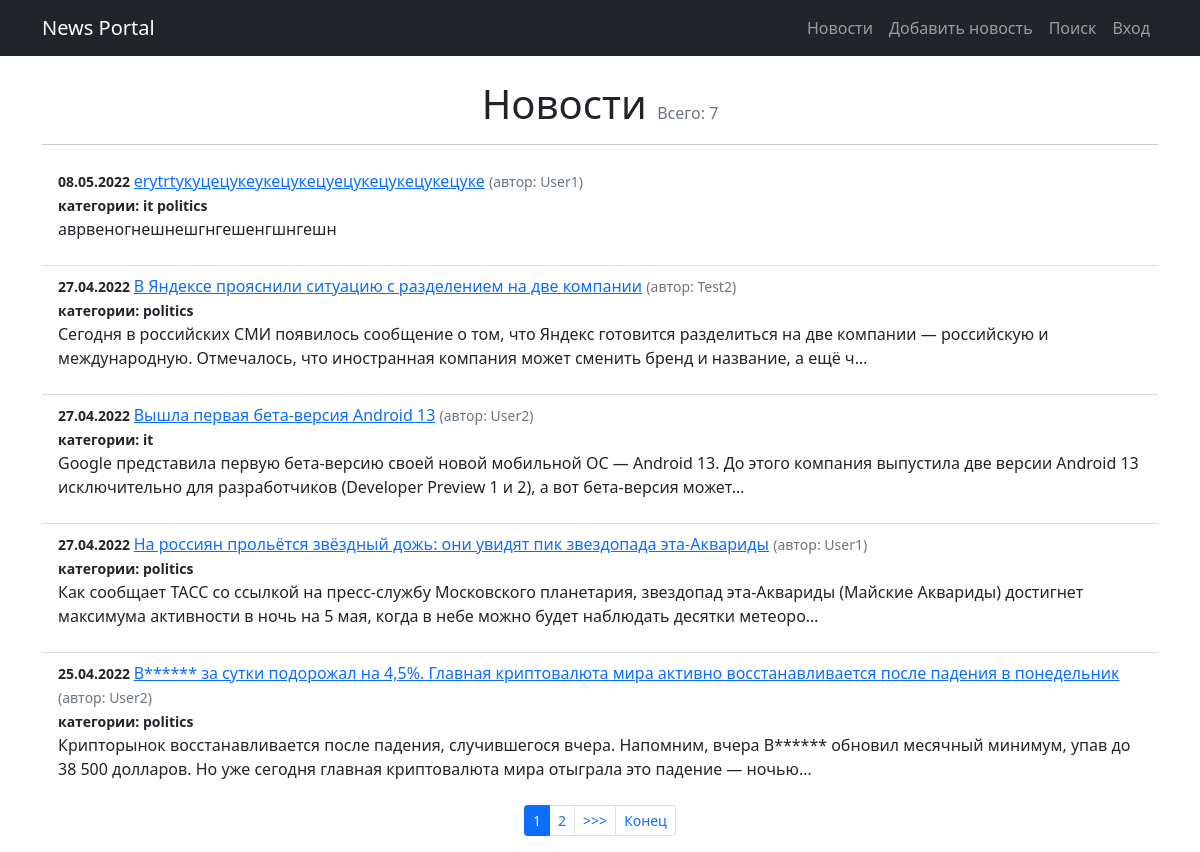
The page /news/ on the database as committed earlier.
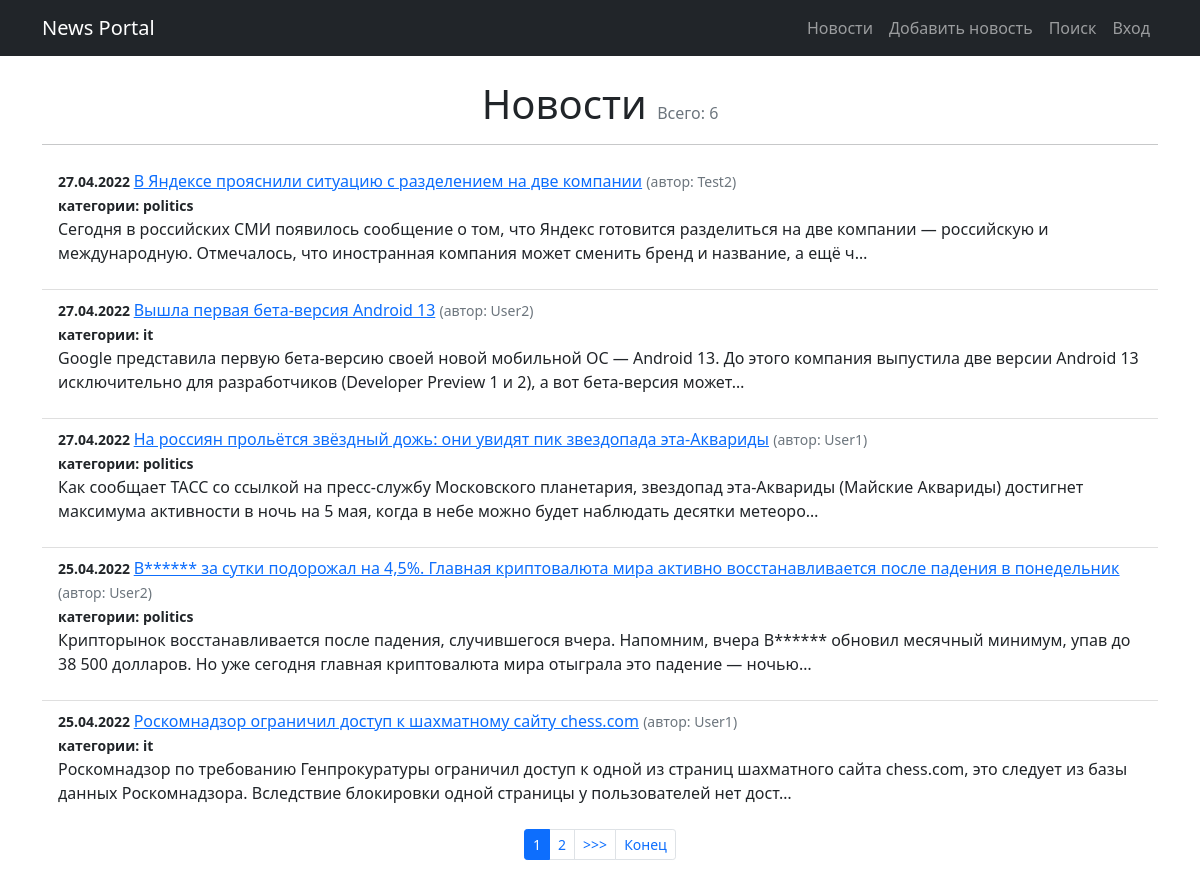
The same page on the database as committed later.
### news/models.py (models this page shows, shortened)
class Post(models.Model):
    article = 'AR'
    news = 'NW'
    POST_TYPE = [
        (article, 'статья'),
        (news, 'новость'),
    ]
    author = models.ForeignKey(Author, on_delete=models.CASCADE)
    post_type = models.CharField(
        max_length=2, choices=POST_TYPE, default=article)
    date = models.DateTimeField(auto_now_add=True)
    title = models.CharField(max_length=255)
    text = models.TextField()
    rating = models.IntegerField(default=0)
    category = models.ManyToManyField(
        Category, through='PostCategory')

class Author(models.Model):
    username = models.OneToOneField(
        User, on_delete=models.CASCADE, primary_key=True)
    rating = models.IntegerField(default=0)
    def __str__(self):
        return self.username.username.title()

class Category(models.Model):
    name = models.CharField(max_length=255, unique=True)
    def __str__(self):
        return self.name

### news/views.py (the view)
# urls.py: path('', NewsList.as_view(), name='news'),
class NewsList(ListView):
    model = Post
    ordering = '-date'
    template_name = 'news/news_list.html'
    context_object_name = 'news_list'
    paginate_by = 5
    def get_context_data(self, **kwargs):
        context = super().get_context_data(**kwargs)
        context['is_not_authors'] = not self.request.user.groups.filter(
            name='authors').exists()
        return context

### news/templatetags/custom_filters.py (called while the page is built)
@register.filter()
def format_date(value):
    return value.strftime("%d.%m.%Y")

@register.filter()
def censor(text):
    if type(text) != str:
        return "Type error. Is not string"
    for word in CENSOR_WORDS:
        text = re.sub(r'(?:'+word[1:]+'?)[^\s]+',
                      ("*" * (len(word) - 1)), text)
    return text

### templates/news/news_list.html (shortened to what this page needs)
{% extends 'flatpages/default.html' %}
{% load custom_filters %}
{% block content %}
<h1 class="text-center">Новости <span class="text-muted fs-6 fw-normal">Всего: {{ page_obj.paginator.count }}</span></h1>
<hr>
<ul class="list-group list-group-flush">
    {% for newspost in news_list %}
        <li class="list-group-item">
            <small class="fw-bold">{{ newspost.date | format_date }} </small>
            <a href="{% url 'news_post' newspost.id %}">{{ newspost.title | censor}}</a>
            <small class="text-muted ">(автор: {{ newspost.author}})</small> <br>
            <small class="fw-bold">категории:
                {% for category in newspost.category.all %}
                    {{ category }}
                {% endfor %}
            </small>
            <p>{{newspost.text | censor | truncatechars:210}}</p>
        </li>
    {% endfor %}
</ul>
{% if is_paginated %}
<nav aria-label="...">
    <ul class="pagination pagination-sm justify-content-center">
    {% for num in page_obj.paginator.page_range %}
        {% if page_obj.number == num %}
            <li class="page-item active"><a class="page-link">{{ num }}</a></li>
        {% elif num > page_obj.number|add:'-3' and num < page_obj.number|add:'3' %}
            <li class="page-item"><a class="page-link" href="?page={{ num }}">{{ num }}</a></li>
        {% endif %}
    {% endfor %}
    {% if page_obj.has_next %}
        <li class="page-item"><a class="page-link" href="?page={{ page_obj.next_page_number }}">>>></a></li>
        <li class="page-item"><a class="page-link" href="?page={{ page_obj.paginator.num_pages }}">Конец</a></li>
    {% endif %}
{% endif %}
</ul>
</nav>
{% endblock content %}

Rows that differ between the two databases and show on the page:
removed Post: date "08.05.2022", title|censor "erytrtyкуцецукеукецукецуецукецукецукецуке", author "User1", text|censor "аврвеногнешнешгнгешенгшнгешн", Category (name "it"), Category (name "politics")
now on this page (row unchanged): Post: date "25.04.2022", title|censor "Роскомнадзор ограничил доступ к шахматному сайту chess.com", author "User1", text|censor "Роскомнадзор по требованию Генпрокуратуры ограничил доступ к одной из страниц шахматного сайта chess.com, это следует из базы данных Роскомнадзора. Вследствие блокировки одной страницы у пользователей нет дост…", Category (name "it")
Other text that changed with them:
{{ page_obj.paginator.count }}: "7" → "6"
